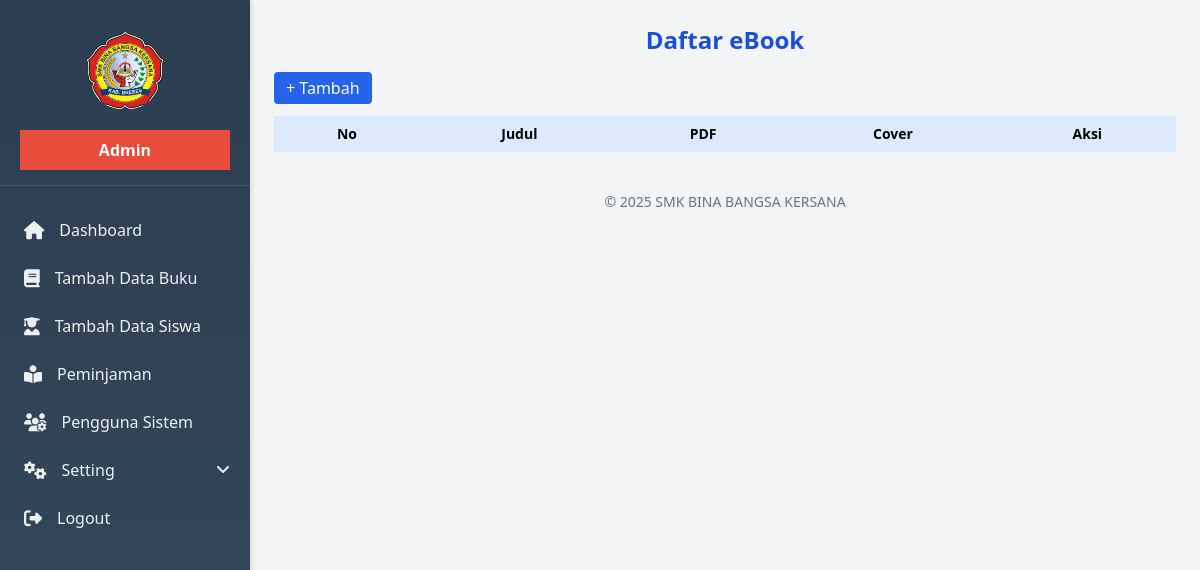
The app's page /ebook.php, older data.
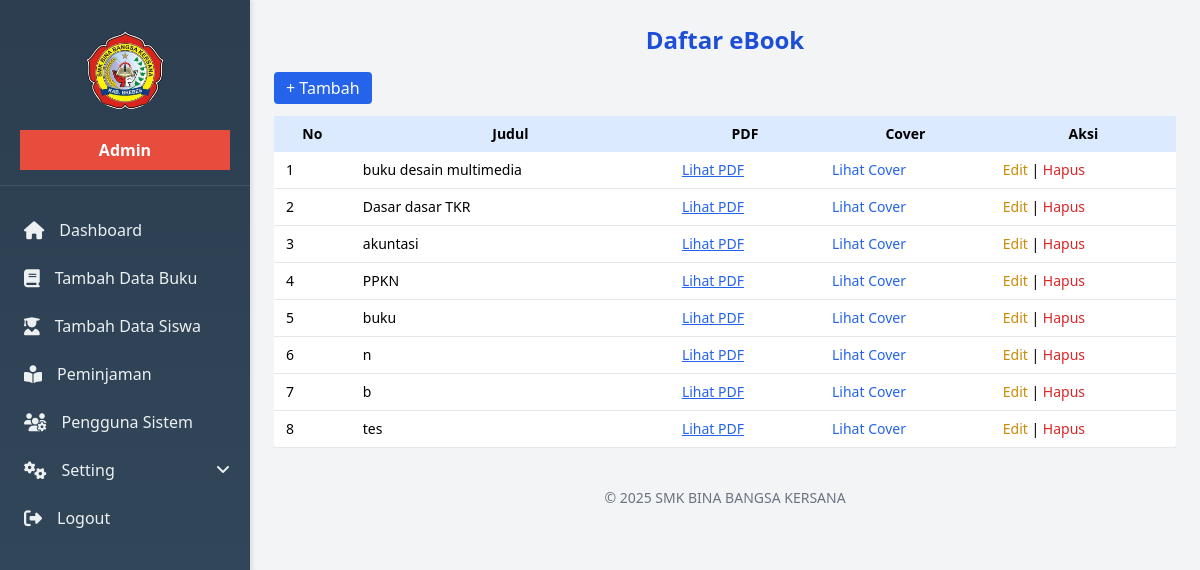
The same page, newer data.
### tables this page shows
CREATE TABLE `ebook` (
  `id` int(11) NOT NULL,
  `judul` varchar(255) DEFAULT NULL,
  `file_pdf` varchar(255) DEFAULT NULL,
  `cover` varchar(255) DEFAULT NULL
);

### ebook.php (the view, shortened to what this page needs)
<?php
include 'sidebar.php';
$koneksi = new mysqli("localhost", "root", "", "perpus");
$ebooks = $koneksi->query("SELECT * FROM ebook");
?>
<!DOCTYPE html>
<html lang="id">
<head>
  <script src="https://cdn.tailwindcss.com"></script>
</head>
<body class="bg-gray-100">
  <div class="flex-1 p-6 ml-[250px]">
    <h1 class="text-2xl font-bold text-blue-700 text-center mb-4">Daftar eBook</h1>
    <div class="mb-3">
      <a href="tambah_ebook.php" class="bg-blue-600 text-white text px-3 py-1 rounded hover:bg-blue-700 inline-block">
        + Tambah
      </a>
    </div>
    <div class="overflow-x-auto">
      <table class="w-full bg-white shadow rounded text-sm">
        <thead class="bg-blue-100">
          <tr>
            <th class="px-3 py-2">No</th>
            <th class="px-3 py-2">Judul</th>
            <th class="px-3 py-2">PDF</th>
            <th class="px-3 py-2">Cover</th>
            <th class="px-3 py-2">Aksi</th>
          </tr>
        </thead>
        <tbody>
          <?php $no = 1; while($b = $ebooks->fetch_assoc()): ?>
          <tr class="border-b">
            <td class="px-3 py-2"><?= $no++ ?></td>
            <td class="px-3 py-2"><?= htmlspecialchars($b['judul']) ?></td>
            <td class="px-3 py-2">
              <a href="upload/<?= $b['file_pdf'] ?>" class="text-blue-600 underline" target="_blank">Lihat PDF</a>
            </td>
            <td class="px-3 py-2">
              <a href="upload/cover/<?= $b['cover'] ?>" target="_blank" class="text-blue-600 hover:underline">
                Lihat Cover
              </a>
            </td>
            <td class="px-3 py-2">
              <a href="edit_ebook.php?id=<?= $b['id'] ?>" class="text-yellow-600 hover:underline">Edit</a> |
              <a href="hapus_ebook.php?id=<?= $b['id'] ?>" class="text-red-600 hover:underline" onclick="return confirm('Yakin hapus?')">Hapus</a>
            </td>
          </tr>
          <?php endwhile; ?>
        </tbody>
      </table>
    </div>
    <p class="text-center text-gray-500 text-sm mt-10">&copy; 2025 SMK BINA BANGSA KERSANA</p>
  </div>
</body>
</html>

Row changes from the older to the newer data that the page shows:
added ebook: judul "buku desain multimedia"
added ebook: judul "Dasar dasar TKR"
added ebook: judul "akuntasi"
added ebook: judul "PPKN"
added ebook: judul "buku"
added ebook: judul "n"
added ebook: judul "b"
added ebook: judul "tes"
